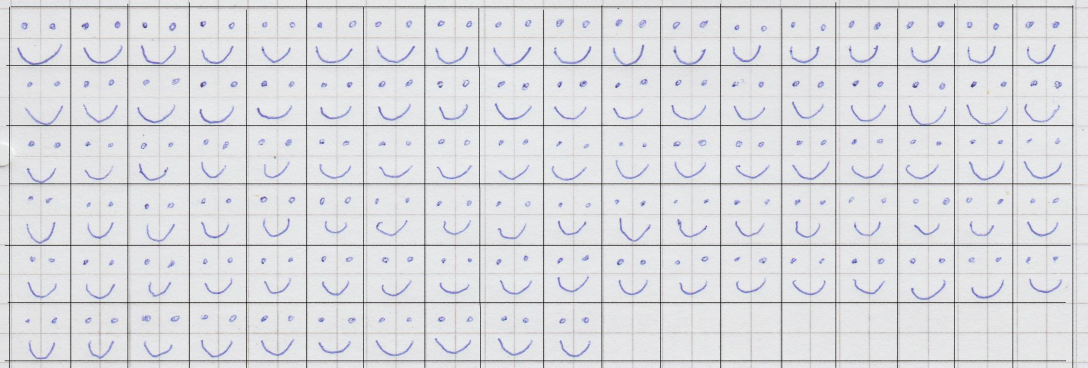
#> input picture lab1/photos/happy/happy_linq.png, 2176 x 736 px (shown at 1/2 size); its folder holds only this picture in this run
$ python show.py
#> lines starting #> are read from the running program, lines starting #| are printed output that depends on the picture; after the words box and inside, x2 and y2 are one past the last pixel; in counts of white or black regions, pixels touching at a corner belong together
#!/bin/env python

import glob
import os
import sys
import re

import cv2 as cv
import numpy as np

sizes = re.compile(r"^.*_(\d+)x(\d+)\..*$")


def sort_contours(cnts):
    # construct the list of bounding boxes and sort them from top to
    # bottom
    boxes = [cv.boundingRect(c) for c in cnts]
    (cnts, boxes) = zip(*sorted(zip(cnts, boxes), key=lambda b: b[1][1]))

    # return the list of sorted contours and bounding boxes
    return (cnts, boxes)


def box_extraction(path, sizes, cropped_dir_path):
#> called with path = 'lab1/photos/happy/happy_linq.png', sizes = (80, 250), cropped_dir_path = 'lab1/crop/happy/happy_linq'
    img = cv.imread(path, 0)  # Read the image
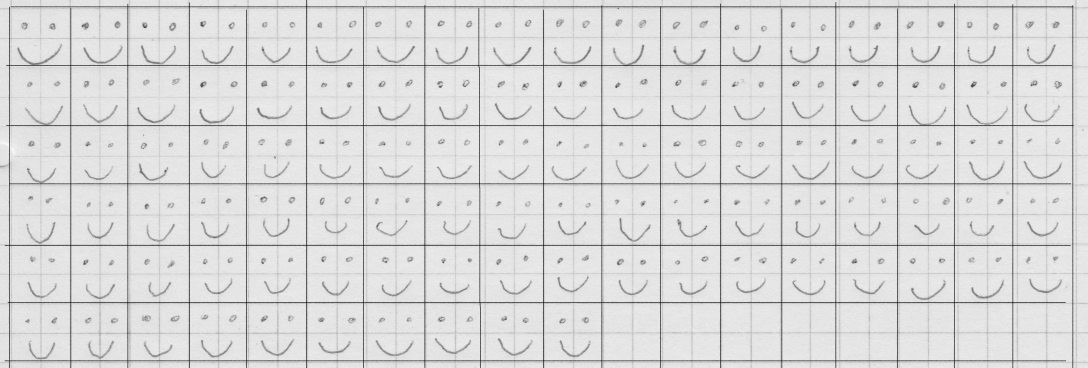
#> img: shape (736, 2176) (shown at 1/2 size); min 3, max 251, mean 219.3

    # (thresh, img) = cv.threshold(img, 100, 255,
    #                               cv.THRESH_BINARY)  # Thresholding the image

    # img = cv.blur(img, (3, 3))
    img_bin = cv.adaptiveThreshold(img, 255, cv.ADAPTIVE_THRESH_GAUSSIAN_C,
                                   cv.THRESH_BINARY, 11, 0)
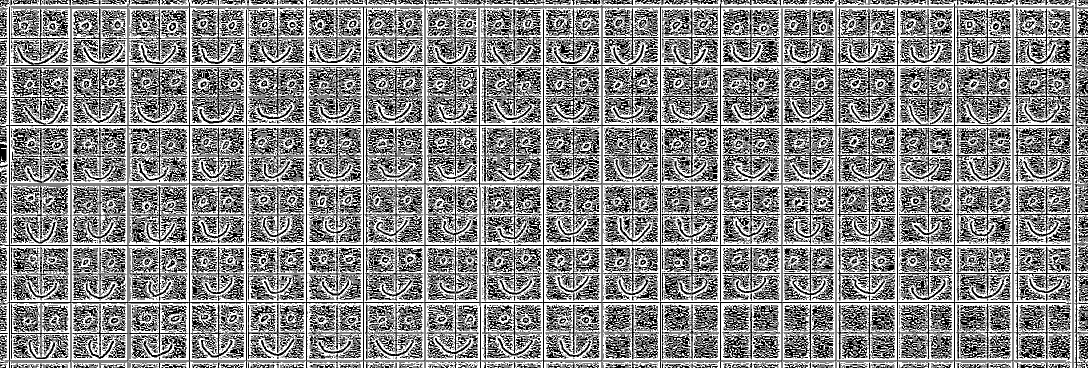
#> img_bin: shape (736, 2176) (shown at 1/2 size); 54.1% white; black in thin lines or dots
    img_bin = 255-img_bin  # Invert the image
#> img_bin: shape (736, 2176); 45.9% white in thin lines or dots

    # cv.imwrite("Image_bin.jpg", img_bin)

    rectangle = sizes
    if path.find("my") != -1:
        rectangle = (10, 10)
    print(f"name: {path}, image shape {rectangle}")

    # A verticle kernel of (1 X kernel_length), which will detect all the verticle lines from the image.
    verticle_kernel = cv.getStructuringElement(
        cv.MORPH_RECT, (1, rectangle[0]))
    # A horizontal kernel of (kernel_length X 1), which will help to detect all the horizontal line from the image.
    hori_kernel = cv.getStructuringElement(cv.MORPH_RECT, (rectangle[1], 1))
    # A kernel of (3 X 3) ones.
    kernel = cv.getStructuringElement(cv.MORPH_RECT, (3, 3))

    # Morphological operation to detect verticle lines from an image
    img_temp1 = cv.erode(img_bin, verticle_kernel, iterations=3)
#> img_temp1: shape (736, 2176); 0.78% white in thin lines or dots
    verticle_lines_img = cv.dilate(img_temp1, verticle_kernel, iterations=3)
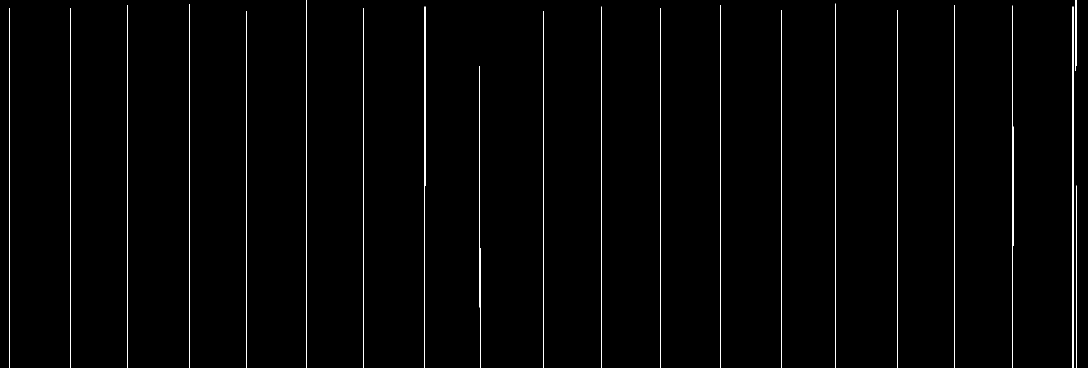
#> verticle_lines_img: shape (736, 2176) (shown at 1/2 size); 1% white in thin lines or dots
    # cv.imwrite("verticle_lines.jpg", verticle_lines_img)

    # Morphological operation to detect horizontal lines from an image
    img_temp2 = cv.erode(img_bin, hori_kernel, iterations=3)
#> img_temp2: shape (736, 2176); 0.6% white in thin lines or dots, all inside (x1, y1, x2, y2) = (384, 13, 1776, 722)
    horizontal_lines_img = cv.dilate(img_temp2, hori_kernel, iterations=3)
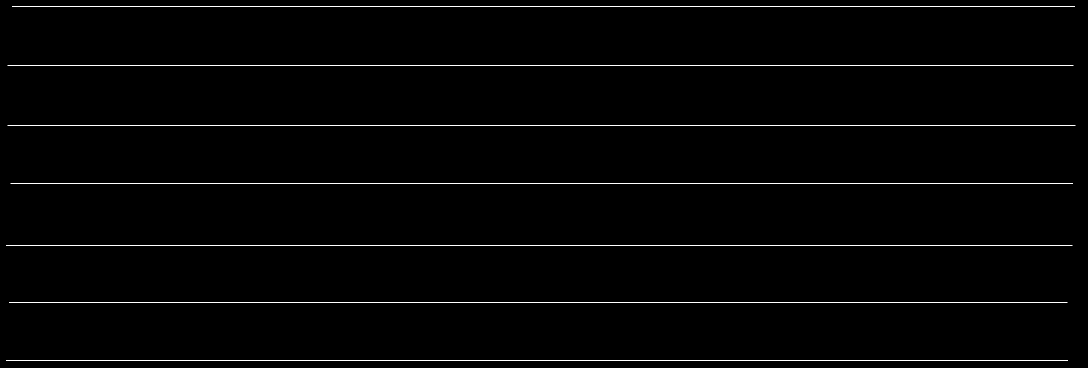
#> horizontal_lines_img: shape (736, 2176) (shown at 1/2 size); 0.93% white in thin lines or dots
    # [13 lines of commented-out code are left out]
    alpha = 0.5
    beta = 1.0 - alpha
    # This function helps to add two image with specific weight parameter to get a third image as summation of two image.
    img_final_bin = cv.addWeighted(
        verticle_lines_img, alpha, horizontal_lines_img, beta, 0.0)
    img_final_bin = cv.erode(~img_final_bin, kernel, iterations=2)
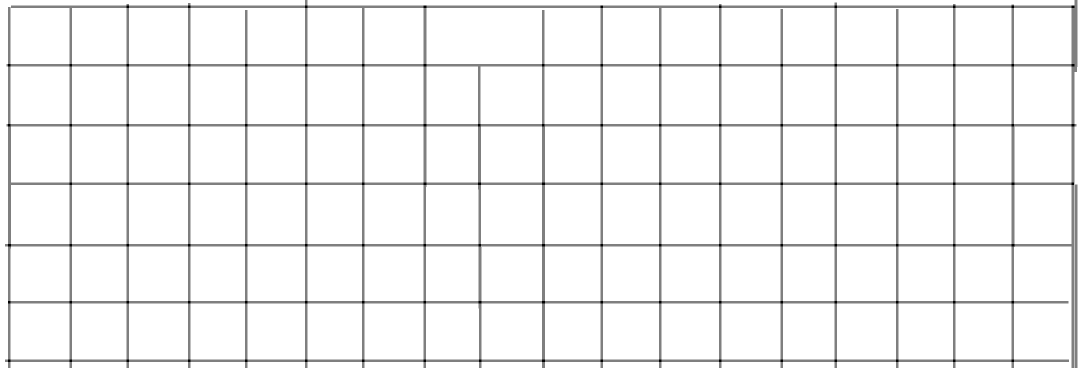
#> img_final_bin: shape (736, 2176) (shown at 1/2 size); min 0, max 255, mean 243.2
    (thresh, img_final_bin) = cv.threshold(
        img_final_bin, 128, 255, cv.THRESH_BINARY | cv.THRESH_OTSU)
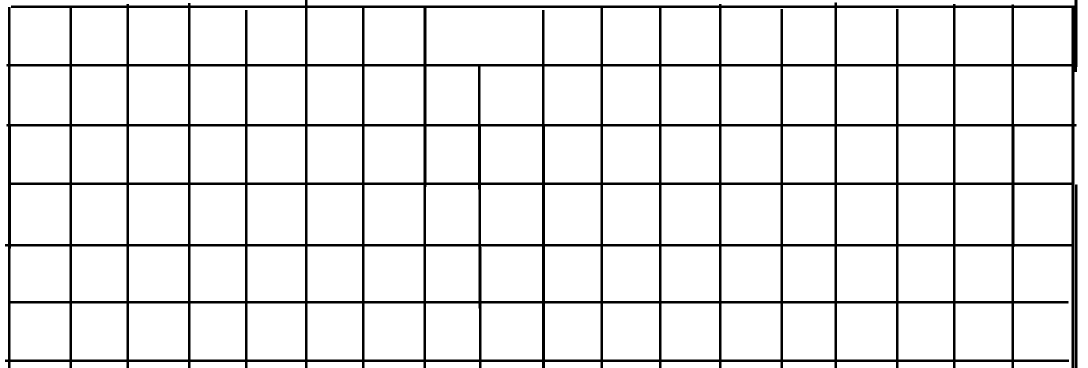
#> img_final_bin: shape (736, 2176) (shown at 1/2 size); 91% white; 2 black regions
#> thresh = 127

    # For Debugging
    # Enable this line to see verticle and horizontal lines in the image which is used to find boxes
    # cv.imwrite("img_final_bin.jpg", img_final_bin)
    # Find contours for image, which will detect all the boxes
    contours, hierarchy = cv.findContours(
        img_final_bin, cv.RETR_TREE, cv.CHAIN_APPROX_SIMPLE)
#> contours = 121 contours; largest, box (x1, y1, x2, y2) and area: (853, 16, 1201, 128) 37870, (0, 0, 610, 736) 29822, (2028, 493, 2143, 736) 26276, (1674, 16, 1906, 128) 24982, (381, 16, 610, 128) 24661
    # Sort all the contours by top to bottom.
    (contours, boundingBoxes) = sort_contours(contours)
#> in sort_contours, `boxes = [cv.boundingRect(c) for c in cnts]`: boxes = 121 items, first 6: (1911, 724, 112, 12), (1797, 724, 109, 12), (1674, 724, 118, 12), (1566, 724, 103, 12), (1443, 724, 118, 12), (1323, 724, 115, 12)
#> in sort_contours, `(cnts, boxes) = zip(*sorted(zip(cnts, boxes), key=lambda b: b[1][1]))`: cnts has the same summary as contours in box_extraction; boxes = 121 items, first 6: (2149, 0, 27, 736), (615, 0, 1534, 11), (0, 0, 610, 736), (2028, 16, 115, 112), (1911, 16, 112, 112), (1674, 16, 232, 112)
#> boundingBoxes has the same summary as boxes in sort_contours

    print(f"total: {len(contours)} contours")
#| total: 121 contours
    idx = 0
    for c in contours:
        # Returns the location and width,height for every contour
        x, y, w, h = cv.boundingRect(c)

        # print(w, h)
        # If the box height is greater then 20, widht is >80, then only save it as a box in "cropped/" folder.
        if (min(sizes) < w < max(sizes)) and (min(sizes) < h < max(sizes)):
            idx += 1
            new_img = img[y:y+h, x:x+w]
            resized = cv.resize(new_img, (32, 32), interpolation=cv.INTER_AREA)
            ret, resized = cv.threshold(resized, 180, 255, cv.THRESH_BINARY)
            cv.imwrite(os.path.join(cropped_dir_path,
                                    str(idx) + '.png'), resized)
#> this loop made 121 passes
#> (c, x, y, w, h) on passes 4, 5, 8, 9, 11, 12, 14, 15, 16: ([[2028, 16], [2028, 127], [2142, 127], [2142, 16]], 2028, 16, 115, 112), ([[1911, 16], [1911, 127], [2022, 127], [2022, 16]], 1911, 16, 112, 112), ([[1323, 16], [1323, 127], [1437, 127], [1437, 16]], 1323, 16, 115, 112), ([[1206, 16], [1206, 127], [1317, 127], [1317, 16]], 1206, 16, 112, 112), ([[729, 16], [729, 127], [846, 127], [846, 16]], 729, 16, 118, 112), ([[615, 16], [615, 127], [723, 127], [723, 16]], 615, 16, 109, 112), ([[258, 16], [258, 127], [375, 127], [375, 16]], 258, 16, 118, 112), ([[144, 16], [144, 127], [252, 127], [252, 16]], 144, 16, 109, 112), ([[2028, 133], [2028, 247], [2142, 247], [2142, 133]], 2028, 133, 115, 115)
#> (x, y, w, h) on passes 1, 2, 3, 6, 7, 10: (2149, 0, 27, 736), (615, 0, 1534, 11), (0, 0, 610, 736), (1674, 16, 232, 112), (1443, 16, 226, 112), (853, 16, 348, 112)
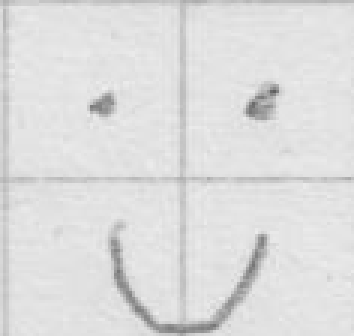
#> new_img: shape (112, 118) (shown 3 times larger); min 95, max 238, mean 221.4
#> after the loop, idx = 100
    print("count:", idx)
#| count: 100
    print()


def main():
    folder = "./photos"
    # if len(sys.argv) >= 2:
    #     folder = sys.argv[1]

    folder = os.path.abspath(folder)

    out = os.path.join(os.path.dirname(folder), "crop")
    # if len(sys.argv) >= 3:
    #     out = sys.argv[2]
    try:
        os.mkdir(out)
    except FileExistsError:
        pass

    print("out", out)

    if len(sys.argv) == 2:
        one = sys.argv[1]
        box_size = (160, 250)
        if m := sizes.match(os.path.basename(one)):
            box_size = tuple(map(int, m.groups()))
        box_extraction(os.path.abspath(one), box_size, out)
        return

    folders = os.listdir(folder)
    for idx, name in enumerate(folders):
        print(f"dir {idx}: \t{name}")
        process_folder(folder, name, out)
#> pass 2 of the loop in main, `for idx, name in enumerate(folders):`:
#| extract: linq_100x150.png
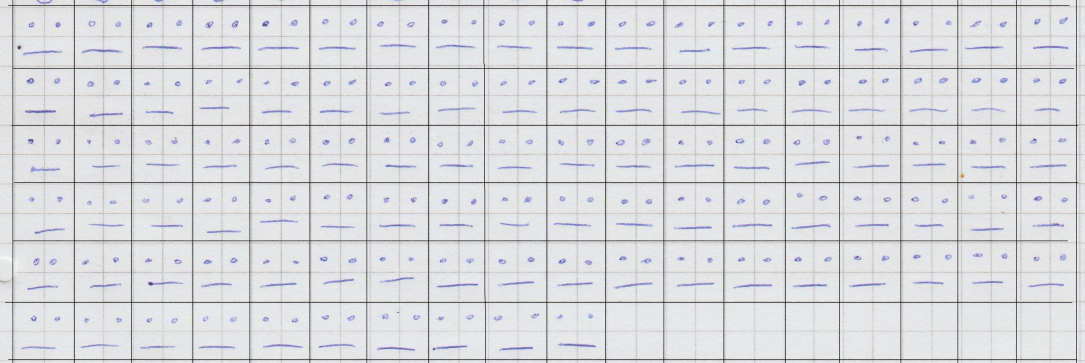
#> input picture lab1/photos/normal/linq_100x150.png, 2169 x 726 px (shown at 1/2 size)
#> img: shape (726, 2169)
#> in box_extraction (call 2), `img_bin = cv.adaptiveThreshold(img, 255, cv.ADAPTIVE_THRESH_GAUSSIAN_C..`:
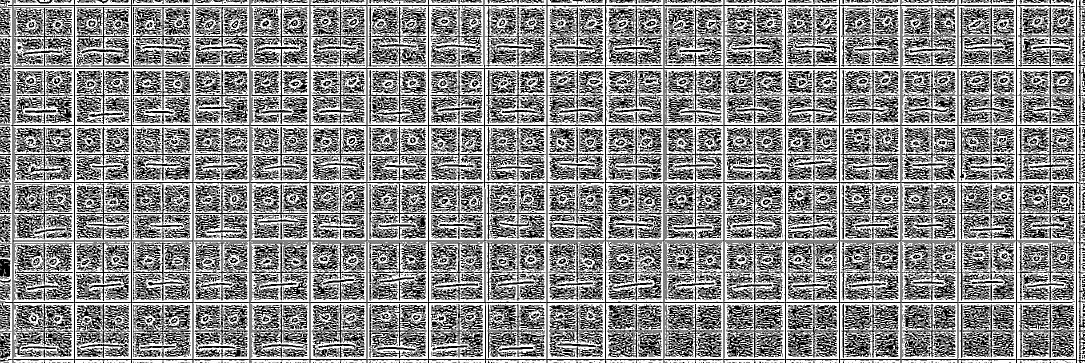
#> img_bin: shape (726, 2169) (shown at 1/2 size); 54.4% white; black in thin lines or dots
#> verticle_kernel = 100 values from 1 to 1
#> kernel = [[1, 1, 1], [1, 1, 1], [1, 1, 1]]
#> img_temp1: shape (726, 2169); 0.93% white in thin lines or dots
#> verticle_lines_img: shape (726, 2169); 1.1% white in thin lines or dots
#> img_temp2: shape (726, 2169); 0.75% white in thin lines or dots, all inside (x1, y1, x2, y2) = (235, 10, 1935, 719)
#> horizontal_lines_img: shape (726, 2169); 0.95% white in thin lines or dots
#> contours = 146 contours, 2 with area under 20; largest, box (x1, y1, x2, y2) and area: (859, 13, 1091, 134) 27001, (2035, 367, 2150, 602) 26041, (0, 0, 23, 726) 15809, (2035, 0, 2150, 134) 14503, (1681, 13, 1799, 134) 14040
#> in sort_contours (call 2), `(cnts, boxes) = zip(*sorted(zip(cnts, boxes), key=lambda b: b[1][1]))`: cnts has the same summary as contours in box_extraction; boxes = 146 items, first 6: (2162, 0, 7, 726), (2156, 0, 1, 248), (2035, 0, 115, 134), (1918, 0, 112, 8), (1804, 0, 109, 8), (1681, 0, 118, 8)
#> boundingBoxes has the same summary as boxes in sort_contours
#| total: 146 contours
#> the loop in box_extraction (call 2), `for c in contours:` made 146 passes
#> (c, x, y, w, h) on passes 2, 4, 5, 6, 7, 8, 9: ([[2156, 0], [2156, 247]], 2156, 0, 1, 248), ([[1918, 0], [1918, 7], [2029, 7], [2029, 0]], 1918, 0, 112, 8), ([[1804, 0], [1804, 7], [1912, 7], [1912, 0]], 1804, 0, 109, 8), ([[1681, 0], [1681, 7], [1798, 7], [1798, 0]], 1681, 0, 118, 8), ([[1573, 0], [1573, 7], [1675, 7], [1675, 0]], 1573, 0, 103, 8), ([[1450, 0], [1450, 7], [1567, 7], [1567, 0]], 1450, 0, 118, 8), ([[1330, 0], [1330, 7], [1444, 7], [1444, 0]], 1330, 0, 115, 8)
#> after the loop in box_extraction (call 2), `for c in contours:`:
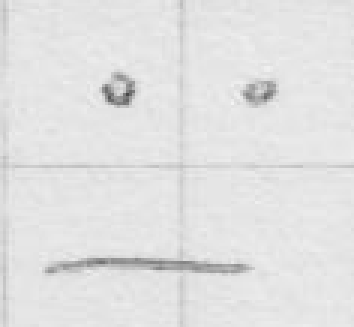
#> new_img: shape (109, 118) (shown 3 times larger); min 71, max 244, mean 225.6
#| count: 104


def process_folder(folder: str, name: str, out: str):
    files = glob.glob(os.path.join(folder, name)+"/*.*g")
    # print(files)
    for filename in files:
        basename = os.path.splitext(os.path.basename(filename))
        if basename[1][-1] == '~':
            continue
        one = os.path.join(out, name, basename[0])
        try:
            os.makedirs(one)
        except FileExistsError:
            pass
        base = os.path.basename(filename)
        box_size = (80, 250)
        print("extract:", base)
        if m := sizes.match(base):
            box_size = tuple(map(int, m.groups()))
        box_extraction(os.path.join(folder, name, filename), box_size, one)


if __name__ == "__main__":
    sys.exit(main())
#> (the program exits here)
